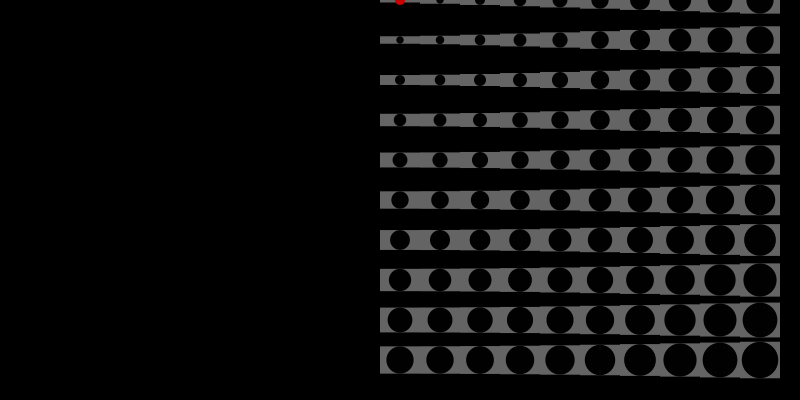
Frame 1 (no input)
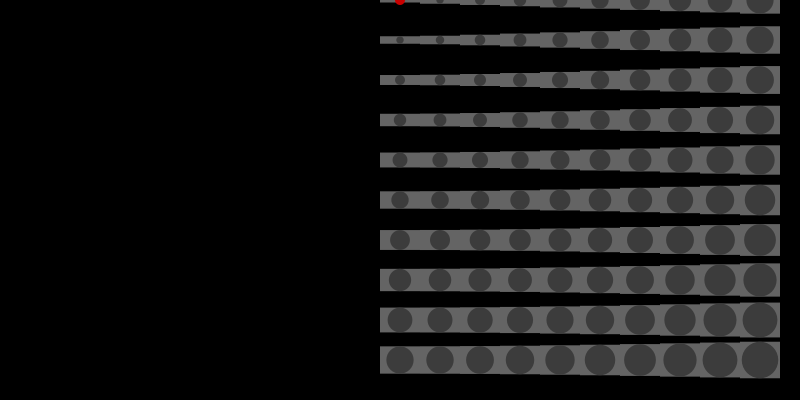
Frame 60 (the mouse pressed at the canvas centre just before this capture)
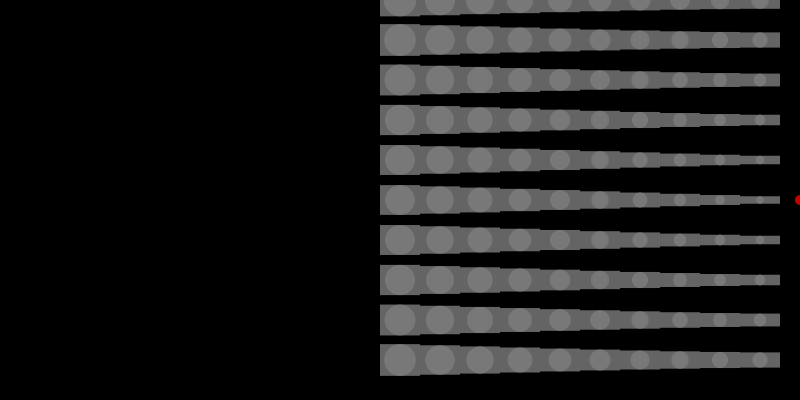
Frame 120 (the mouse held since frame 60 and released just before this capture)

The Processing sketch that drew these frames (run headless with seeded random() and noise(); from frame 60 on, the mouse is pressed at the canvas centre):

// Processing sketch: ej13a_consultas_tp2
// ── ej13a_consultas_tp2.pde

// consulta tp2 - martes 13 junio

// bianca: cambiar color fondo con teclado --> OK
// agustina: funciones que NO retornan valor (VOID) --> OK
// rellenar una figura en for + anidado  -> OK
// retornan valor -> una cuenta sencilla que se repita --> OK
// evitar color random-total: ¿paletas? --> OK
// circulos que se achican y se agranden segun mouse --> OK
// frameRate --> OK
// ¿como dibujar en la mitad derecha de la pantalla? --> OK
// resetear el programa, ergo, volver las variables al valor INICIAL --> OK

color bg;  //color de fondo
int t;  //tamaño circulos

void setup() {
  size( 800, 400 );  //el area donde uds tienen que dibujar es de (400,0) en adelante

  //presets de estilos
  noStroke();
  noCursor();  //esconde el cursor del mouse
  rectMode( CENTER );

  //definir valores iniciales de las variables --> LA CLAVE PARA REINICIAR MI PROGRAMA
  bg = color( 0 );
  t = height / 10;  //=40

  //forzar el framete --> a modo pedagógico, NO hacerlo.
  //frameRate( 5 );
}

void draw() {
  pushMatrix();
  translate( 400, 0 );  //truco para "correr" todo mi dibujo a la mitad derecha de la pantalla

  background( bg );

  for ( int x = 0; x < 10; x ++ ) {  //for que va del 0 al 9 sumando de a 1
    for ( int y = 0; y < 10; y ++ ) {  //for que va del 0 al 9 sumando de a 1
      
      //calculos: SIN FUNCION
      //float d = dist( mouseX, mouseY, x*t, y*t);  //me devuelve distancia lineal en px entre dos puntos
      //float m = map( d, 0, 565, 5, 40 );  //transformo la escala distancia en escala tamaño modulo
      
      //calculos: CON FUNCION
      float m = calcularDistMapMouse( x*t, y*t, 5, 40 );

      //dibujo: SIN FUNCION
      //fill( 100 );
      //rect( x*t, y*t, t, m );  //dibujo 100 circulos
      //fill( 255 );
      //circle( x*t, y*t, m );  //dibujo 100 circulos

      //dibujo: CON FUNCION
      modulo( x, y, t, m );  //funcion que NO devuelve valor: funcion de dibujo
     }
  }


  //dibujo mi mouse JA
  fill( 200, 0, 0 );
  circle( mouseX, mouseY, 10 );

  //debug mouse
  //stroke( 200, 0, 0 );
  //line( mouseX, 0, mouseX, height );

  popMatrix();

  println( frameRate );  // ver en consola que sea mayor a 30fps, ideal 60fps
}

//-------------------------- metodos de processing

void keyPressed() {
  //background( 255 );  //lo que NO hay que hacer para cambiar el color del fondo

  if ( key == ' ' ) {  //esta tecla corresponde a la barra espaciadora
    //bg = color( random(100, 200), random(0, 50), random(0) );  //colores rojizos
    //bg = color( random(200, 255), random(200, 255), random(200, 255) );  //colores pasteles!!!
    bg = color( random(0, 70), random(0, 70), random(0, 70) );  //colores oscuros?????
  }
  
  if ( key == 'r' ){
    resetearVariables();
  }
}

//-------------------------- funciones propias

void modulo( int x, int y, int t, float m ) {
  //dibujo
  fill( 100 );
  rect( x*t, y*t, t, m );  //dibujo 100 circulos
  fill( frameCount%255 );
  circle( x*t, y*t, m );  //dibujo 100 circulos
}

float calcularDistMapMouse( int x2, int y2, int escMin, int escMax ){
  float d = dist( mouseX, mouseY, x2, y2 );  //me devuelve distancia lineal en px entre dos puntos
  float m = map( d, 0, 565, escMin, escMax );  //transformo la escala distancia en escala tamaño modulo
  
  return m;
}

void resetearVariables(){
  bg = color( 0 );
  t = height / 10;  //=40
}
